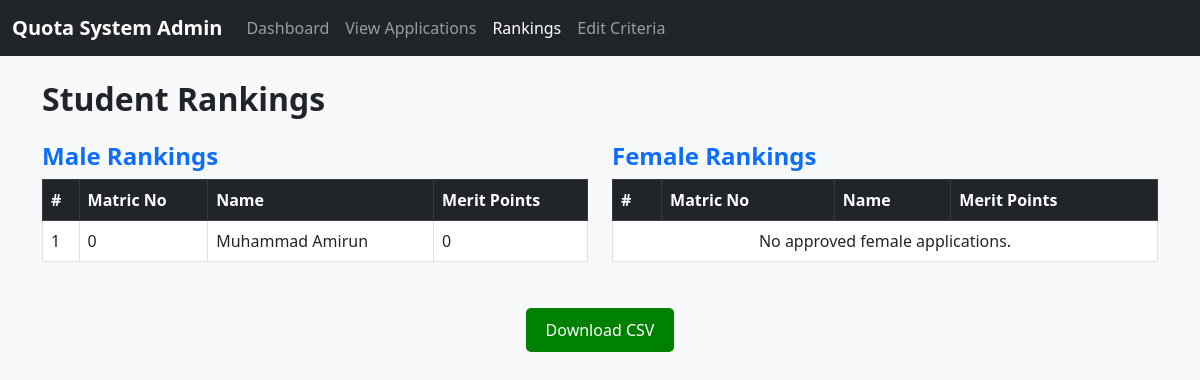
/admin/rankings.php, run on the app's committed database.
### tables this page shows
CREATE TABLE `applications` (
  `id` int(11) NOT NULL,
  `student_id` int(11) NOT NULL,
  `q1` varchar(50) DEFAULT NULL,
  `q2` varchar(50) DEFAULT NULL,
  `q3` varchar(50) DEFAULT NULL,
  `q4` varchar(50) DEFAULT NULL,
  `q5` varchar(50) DEFAULT NULL,
  `q6` varchar(50) DEFAULT NULL,
  `file_path` varchar(255) DEFAULT NULL,
  `submitted_at` timestamp NOT NULL DEFAULT current_timestamp()
);

CREATE TABLE `student` (
  `student_id` int(11) NOT NULL,
  `matrix_no` int(4) NOT NULL,
  `year` int(4) NOT NULL,
  `college` varchar(100) NOT NULL,
  `fullname` varchar(100) NOT NULL,
  `gender` enum('Male','Female','Select your gender','') NOT NULL DEFAULT 'Select your gender',
  `email` varchar(100) NOT NULL,
  `password` varchar(255) NOT NULL,
  `status` enum('pending','approved','rejected') NOT NULL DEFAULT 'pending'
);

### admin/rankings.php (the view, shortened to what this page needs)
<?php
require_once __DIR__ . '/../includes/db.php';
$male = $mysqli->query("SELECT s.matrix_no, s.fullname, a.merit
                        FROM student s
                        JOIN applications a ON s.student_id = a.student_id
                        WHERE s.gender='Male'
                        ORDER BY a.merit DESC");
$female = $mysqli->query("SELECT s.matrix_no, s.fullname, a.merit
                          FROM student s
                          JOIN applications a ON s.student_id = a.student_id
                          WHERE s.gender='Female'
                          ORDER BY a.merit DESC");
?>
<!DOCTYPE html>
<html lang="en">
<head>
    <link href="https://cdn.jsdelivr.net/npm/bootstrap@5.3.0/dist/css/bootstrap.min.css" rel="stylesheet">
    <link href="../assets/css/custom.css" rel="stylesheet">
</head>
<body>
    <?php include 'navbar.php'; ?>
    <div class="container mt-4">
        <h2 class="mb-4">Student Rankings</h2>
        <div class="row">
            <div class="col-md-6">
                <h4 class="text-primary">Male Rankings</h4>
                <div class="table-responsive">
                    <table class="table table-hover table-bordered">
                        <thead class="table-dark">
                            <tr>
                                <th>#</th>
                                <th>Matric No</th>
                                <th>Name</th>
                                <th>Merit Points</th>
                            </tr>
                        </thead>
                        <tbody>
                            <?php $i = 1; while ($row = $male->fetch_assoc()): ?>
                                <tr>
                                    <td><?= $i++ ?></td>
                                    <td><?= htmlspecialchars($row['matrix_no']) ?></td>
                                    <td><?= htmlspecialchars($row['fullname']) ?></td>
                                    <td><?= htmlspecialchars($row['merit']) ?></td>
                                </tr>
                            <?php endwhile; ?>
                        </tbody>
                    </table>
                </div>
            </div>
            <div class="col-md-6">
                <h4 class="text-primary">Female Rankings</h4>
                <div class="table-responsive">
                    <table class="table table-hover table-bordered">
                        <thead class="table-dark">
                            <tr>
                                <th>#</th>
                                <th>Matric No</th>
                                <th>Name</th>
                                <th>Merit Points</th>
                            </tr>
                        </thead>
                        <tbody>
                            <?php $i = 1; while ($row = $female->fetch_assoc()): ?>
                                <tr>
                                    <td><?= $i++ ?></td>
                                    <td><?= htmlspecialchars($row['matrix_no']) ?></td>
                                    <td><?= htmlspecialchars($row['fullname']) ?></td>
                                    <td><?= htmlspecialchars($row['merit']) ?></td>
                                </tr>
                            <?php endwhile; ?>
                            <?php if ($i == 1): ?>
                                <tr><td colspan="4" class="text-center">No approved female applications.</td></tr>
                            <?php endif; ?>
                        </tbody>
                    </table>
                </div>
            </div>
        </div>
    </div>
    <div style="text-align: center; margin-top: 30px;">
    <form method="post" action="export_ranking.php">
        <button type="submit" style="padding: 10px 20px; background-color: green; color: white; border: none; border-radius: 5px;">
            Download CSV
        </button>
    </form>
</div>
</body>
</html>

### css/custom.css (style rules this page uses)
body { background-color: #f8f9fa; }
.table th, .table td { vertical-align: middle; }
h2, h4 { font-weight: 600; }

### data on the page
applications: student.matrix_no "0", student.fullname "Muhammad Amirun", merit "0"
